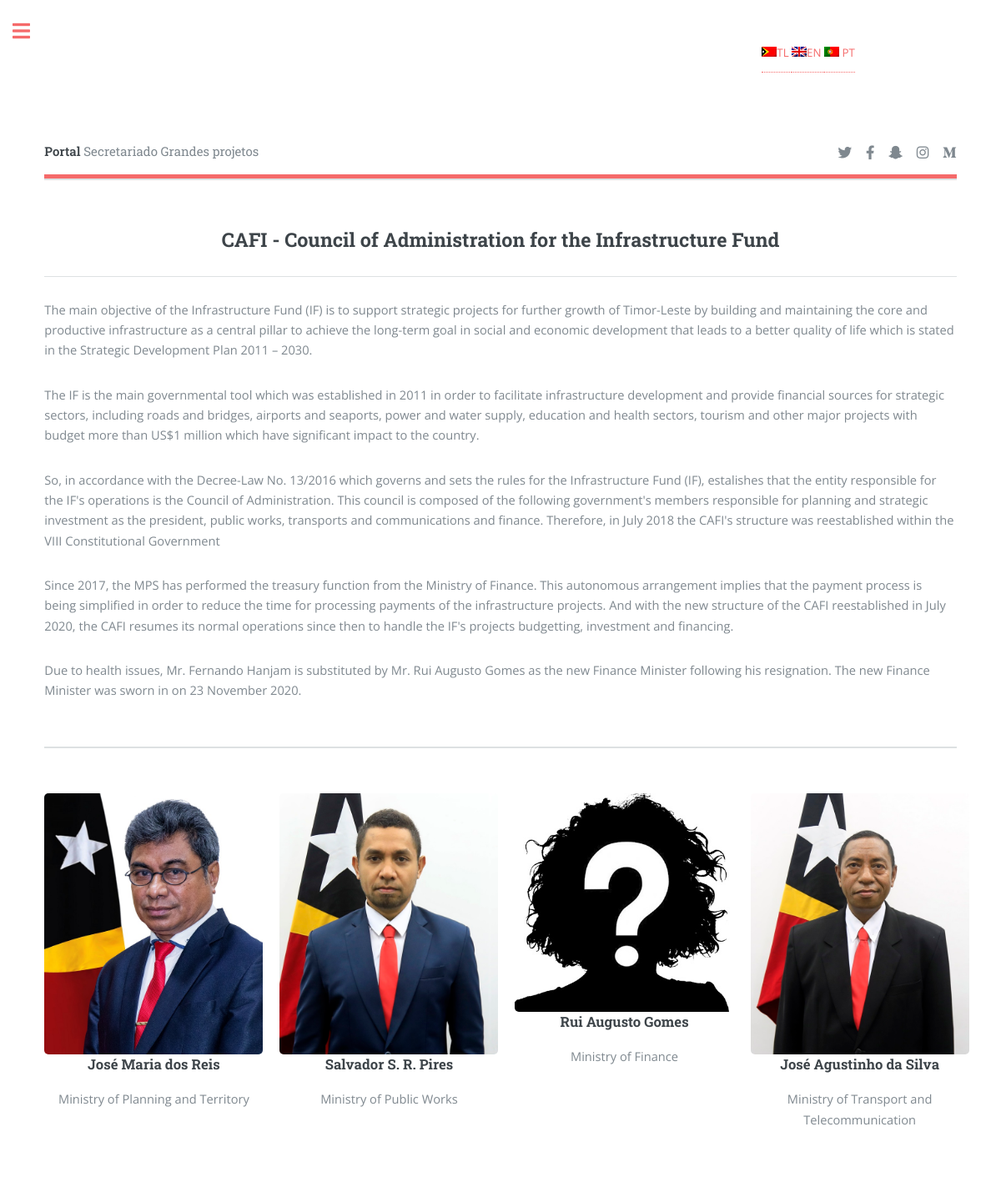
The page /tt/cafi/ on the database its author committed.
### mpsapps/models.py (models this page shows, shortened)
class FundoModel(models.Model):
    title = models.CharField(max_length=50)
    slug = models.SlugField(max_length=50)
    konteudu = RichTextUploadingField()

class CafiMembro(models.Model):
    naran = models.CharField(max_length=50);
    title = models.CharField(max_length=50)
    cargo = models.CharField(max_length=50,choices=cargo_membro, blank=True)
    image = models.ImageField(upload_to='membro_cafi')
    status = models.BooleanField()

### mpsapps/views.py (the view)
# urls.py: path('cafi/', SobreCafiView.as_view(), name = 'cafi'),
class SobreCafiView(TemplateView):
    template_name = 'mpsapps/sobrefundo.html'
    def get_context_data(self, **kwargs):
        context = super().get_context_data(**kwargs)
        context['sobre_cafi'] = FundoModel.objects.get(id=2)
        context['membro_cafi'] = CafiMembro.objects.all()
        return context

### templates/mpsapps/sobrefundo.html (shortened to what this page needs)
{% extends 'shared/base.html'%}
  {% block section %}
        <section>
              {{sobre_cafi.konteudu |safe }}
        </section>
        <section>
            <div class="row">
              {% for staff in membro_cafi%}
              {%if staff.status%}
              <div class="col-lg-3 text-center">
                <img class="image img-responsive" src="{{staff.image.url}}" alt="">
                <h3>{{staff.naran}}</h3>
                <p> {{staff.title}}</p>
              </div>
              {% endif %}
              {% endfor %}
            </div>
        </section>
  {% endblock %}

### static/assets/css/main.css (style rules this page uses)
html, body, div, span, applet, object, iframe, h1, h2, h3, h4, h5, h6, p, blockquote, pre, a, abbr, acronym, address, big, cite, code, del, dfn, em, img, ins, kbd, q, s, samp, small, strike, strong, sub, sup, tt, var, b, u, i, center, dl, dt, dd, ol, ul, li, fieldset, form, label, legend, table, caption, tbody, tfoot, thead, tr, th, td, article, aside, canvas, details, embed, figure, figcaption, footer, header, hgroup, menu, nav, output, ruby, section, summary, time, mark, audio, video { margin: 0; padding: 0; border: 0; font-size: 100%; font: inherit; vertical-align: baseline; }
article, aside, details, figcaption, figure, footer, header, hgroup, menu, nav, section { display: block; }
body { line-height: 1; }
body { -webkit-text-size-adjust: none; }
body { -ms-overflow-style: scrollbar; }
html { box-sizing: border-box; }
*, *:before, *:after { box-sizing: inherit; }
body { background: #ffffff; }
body, input, select, textarea { color: #7f888f; font-family: "Open Sans", sans-serif; font-size: 13pt; font-weight: 400; line-height: 1.65; }
@media screen and (max-width: 1680px) { body, input, select, textarea, p { font-size: 11pt; } }
@media screen and (max-width: 1280px) { body, input, select, textarea { font-size: 10pt; } }
p { margin: 0 0 2em 0; }
h1, h2, h3, h4, h5, h6 { color: #3d4449; font-family: "Roboto Slab", serif; font-weight: 700; line-height: 1.5; margin: 0 0 1em 0; }
h2 { font-size: 1.75em; }
h3 { font-size: 1.25em; }
hr { border: 0; border-bottom: solid 1px rgba(210, 215, 217, 0.75); margin: 2em 0; }
.row { display: flex; flex-wrap: wrap; box-sizing: border-box; align-items: stretch; }
.row > * { box-sizing: border-box; }
.row { margin-top: 0; margin-left: -1.5em; }
.row > * { padding: 0 0 0 1.5em; }
@media screen and (max-width: 1680px) { .row { display: flex; flex-wrap: wrap; box-sizing: border-box; align-items: stretch; } }
@media screen and (max-width: 1680px) { .row > * { box-sizing: border-box; } }
@media screen and (max-width: 1680px) { .row { margin-top: 0; margin-left: -1.5em; } }
@media screen and (max-width: 1680px) { .row > * { padding: 0 0 0 1.5em; } }
@media screen and (max-width: 1280px) { .row { display: flex; flex-wrap: wrap; box-sizing: border-box; align-items: stretch; } }
@media screen and (max-width: 1280px) { .row > * { box-sizing: border-box; } }
@media screen and (max-width: 1280px) { .row { margin-top: 0; margin-left: -1.5em; } }
@media screen and (max-width: 1280px) { .row > * { padding: 0 0 0 1.5em; } }
.image { border-radius: 0.375em; border: 0; display: inline-block; position: relative; }
#main > .inner > section { padding: 6em 0 4em 0 ; border-top: solid 2px rgba(210, 215, 217, 0.75); }
@media screen and (max-width: 1680px) { #main > .inner > section { padding: 5em 0 3em 0 ; } }
@media screen and (max-width: 1280px) { #main > .inner > section { padding: 4em 0 2em 0 ; } }

### static/assets/css/costume.css (style rules this page uses)
.image { display: block; width: 100%; height: auto; }

### rows shown on the page
FundoModel: konteudu "CAFI - Council of Administration for the Infrastructure Fund The main objective of the Infrastructure Fund (IF) is to support strategic projects for further growth of Timor-Leste by building and maintaining the core and productive infrastructure as a central pillar to achieve the long-term goal in social and economic development that leads to a better quality of life which is stated in the Strategic Development Plan 2011 – 2030. The IF is the main governmental tool which was established in 2011 in order to facilitate infrastructure development and provide financial sources for strategic sectors, including roads and bridges, airports and seaports, power and water supply, education and health…"
CafiMembro: image (picture), naran "José Maria dos Reis", title "Ministry of Planning and Territory"
CafiMembro: image (picture), naran "Salvador S. R. Pires", title "Ministry of Public Works"
CafiMembro: image (placeholder picture), naran "Rui Augusto Gomes", title "Ministry of Finance"
CafiMembro: image (picture), naran "José Agustinho da Silva", title "Ministry of Transport and Telecommunication"
